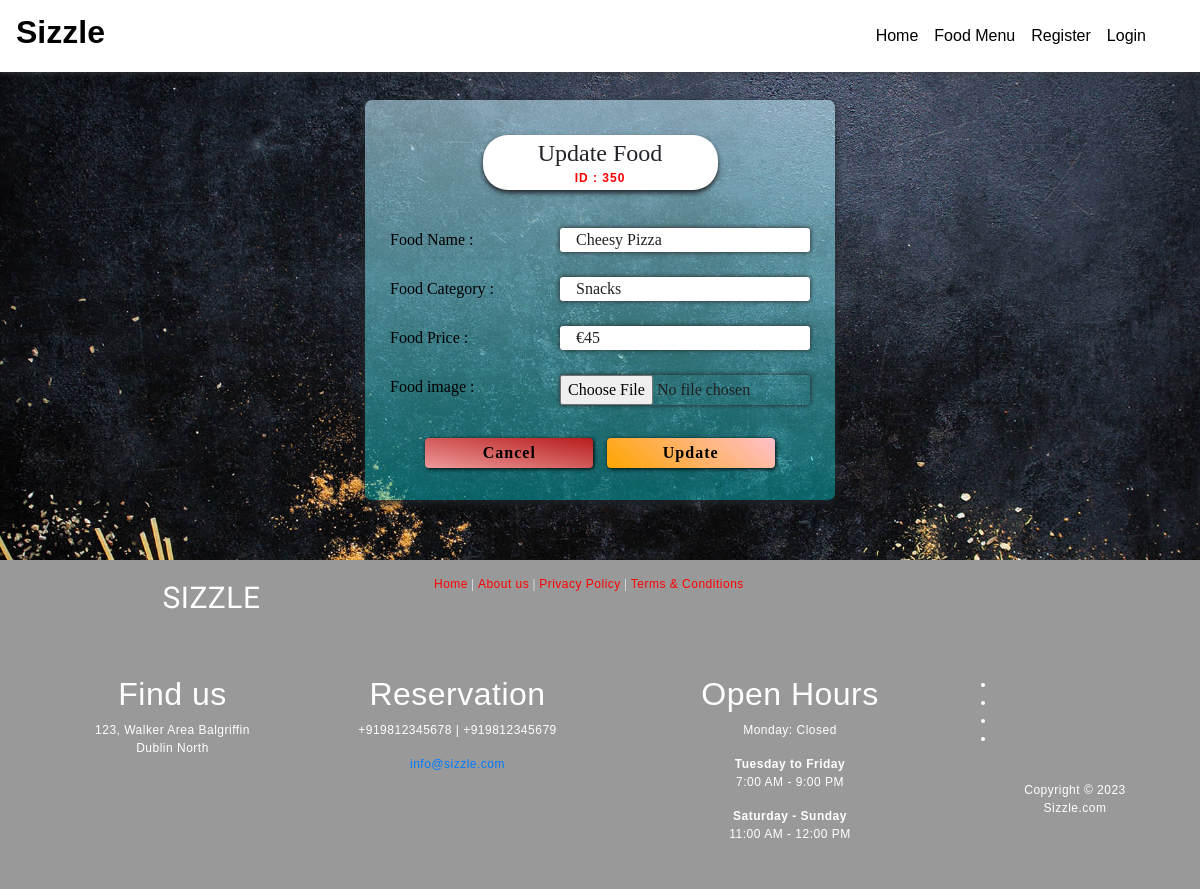
Page /getfood/35 on the committed database.
### Foodapp/models.py (models this page shows)
class Food(models.Model):
    FoodId = models.AutoField(primary_key=True)
    FoodName = models.CharField(max_length=30)
    FoodCat = models.CharField(max_length=30)
    FoodPrice = models.FloatField(max_length=15)
    FoodImage = models.ImageField(upload_to='media', default='')
    class Meta:
        db_table = "FP_Food"

### Foodapp/views.py (the view)
# urls.py: path('getfood/<int:FoodId>', views.getfood),
def getfood(request, FoodId):
    foods = Food.objects.get(FoodId=FoodId)
    return render(request, 'updatefood.html', {'f': foods})

### Templates/Foodapp/updatefood.html (shortened to what this page needs)
<!DOCTYPE html>
<html lang="en" dir="ltr">
  <head>
	{% load static %}
    <link rel="stylesheet" type="text/css" href="{% static 'css/imperial_style.css' %}" />
    <link rel="stylesheet" type="text/css" href="{% static 'css/master.css' %}" />
    <link rel="stylesheet" href="https://use.fontawesome.com/releases/v5.7.2/css/all.css">
    <link rel="stylesheet" href="https://use.fontawesome.com/releases/v5.3.1/css/all.css">
<link rel="stylesheet" href="https://stackpath.bootstrapcdn.com/bootstrap/4.4.1/css/bootstrap.min.css">
  </head>
    <nav class="navbar navbar-expand-lg navbar-light" style="position: fixed;width:100%;background-image: linear-gradient(180deg,#FFF,#FFF);box-shadow: 0px 0px 7px 0px #404040;">
      <a class="navbar-brand" href="/"><h2 style="color:black;font-family:sans-serif;font-weight:bolder;"><b>Sizzle</b></h2></a>
      <div class="collapse navbar-collapse" id="navbarSupportedContent">
        <ul class="navbar-nav" style="margin-left:auto!important;margin-right:30px;">
          <li class="nav-item active">
            <a class="nav-link" id="nav-link" href="home">Home <span class="sr-only">(current)</span></a>
          </li>
          <li class="nav-item active">
            <a class="nav-link" id="nav-link" href=" /allfood">Food Menu <span class="sr-only">(current)</span></a>
          </li>
          {% if request.session.CustId is None and request.session.AdminId is None %}
          <li class="nav-item active">
            <a class="nav-link" id="nav-link" href=" /addcustomer">Register <span class="sr-only">(current)</span></a>
          </li>
          {% endif %}
          {% if request.session.CustId is None and request.session.AdminId is None %}
          <li class="nav-item active">
            <a class="nav-link" id="nav-link" href=" /login">Login <span class="sr-only">(current)</span></a>
          </li>
          {% endif %}
        </ul>
      </div>
    </nav>
      <main>
        <center><div class="middle-admin-reg">
          <center ><legend style="margin-top:25px;box-shadow:0px 3px 5px;width:50%;background:white;border-radius:25px;font-family: 'Courgette', cursive;">Update Food<h5 style="font-size:50%;color:RED;padding-bottom:5px;letter-spacing:1px;"><b>ID : {{f.FoodId}}0</b></h5></legend></center>
          <div class="form-container">
            <form class="myform-container" enctype="multipart/form-data" action="/editfood/{{f.FoodId}}" method="post">{% csrf_token %}
            <span class="entry-box">Food Name : <input type="text" name="FoodName" value="{{f.FoodName}}"></span>
            <span class="entry-box">Food Category : <input type="text" name="FoodCat" value="{{f.FoodCat}}" required></span>
            <span class="entry-box">Food Price : <input type="tel" name="FoodPrice" maxlength="6"  value="{{f.FoodPrice}}" required></span>
            <span class="entry-box">Food image : <input type="file" class="valid" name="FoodImage" style="padding-left:0px" required/></span>
            <center><br/><button type="reset"class="butn" style="margin-top:10px;background-image: linear-gradient(190deg, rgba(183,28,28 ,1), rgba(239,154,154 ,1));" name="button">Cancel</button>
            &nbsp;&nbsp;<button type="submit"class="butn" style="margin-top:10px;"  name="button">Update</button>
              </center>
            </form>
          </div>
        </div></center>
      </main>
    <footer id="footer" data-stellar-background-ratio="0.5" style="background-color:#999999">
        <div class="container">
            <div class="foot-con">
                <div class="fo-cont-1">
                    SIZZLE
                </div>
                <div class="fo-cont-2">
                    <a class="ext-link" href="#">Home</a> |
                    <a class="ext-link" href="#">About us</a> |
                    <a class="ext-link" href="#">Privacy Policy</a> |
                    <a class="ext-link" href="#">Terms & Conditions</a>
                </div>
            </div>
            <div class="row">
                <div class="col-md-3 col-sm-8">
                    <div class="footer-info">
                        <div class="section-title">
                            <h2 class="wow fadeInUp" data-wow-delay="0.2s">Find us</h2>
                        </div>
                        <address class="wow fadeInUp" data-wow-delay="0.4s">
                            <p>123, Walker Area Balgriffin<br>Dublin North</p>
                        </address>
                    </div>
                </div>
                <div class="col-md-3 col-sm-8">
                    <div class="footer-info">
                        <div class="section-title">
                            <h2 class="wow fadeInUp" data-wow-delay="0.2s">Reservation</h2>
                        </div>
                        <address class="wow fadeInUp" data-wow-delay="0.4s">
                            <p>+919812345678 | +919812345679</p>
                            <p><a href="mailto:cmdzinc@gmail.com">info@sizzle.com</a></p>
                        </address>
                    </div>
                </div>
                <div class="col-md-4 col-sm-8">
                    <div class="footer-info footer-open-hour">
                        <div class="section-title">
                            <h2 class="wow fadeInUp" data-wow-delay="0.2s">Open Hours</h2>
                        </div>
                        <div class="wow fadeInUp" data-wow-delay="0.4s">
                            <p>Monday: Closed</p>
                            <div>
                                <strong>Tuesday to Friday</strong>
                                <p>7:00 AM - 9:00 PM</p>
                            </div>
                            <div>
                                <strong>Saturday - Sunday</strong>
                                <p>11:00 AM - 12:00 PM</p>
                            </div>
                        </div>
                    </div>
                </div>
                <div class="col-md-2 col-sm-4">
                    <ul class="wow fadeInUp social-icon" data-wow-delay="0.4s">
                        <li><a href="#" class="fa fa-facebook-square" attr="facebook icon"></a></li>
                        <li><a href="#" class="fa fa-twitter"></a></li>
                        <li><a href="#" class="fa fa-instagram"></a></li>
                        <li><a href="#" class="fa fa-google"></a></li>
                    </ul>
                    <div class="wow fadeInUp copyright-text" data-wow-delay="0.8s">
                        <p><br>Copyright &copy; 2023 <br>Sizzle.com
                    </div>
                </div>
            </div>
        </div>
    </footer>
  </body>
</html>

### Foodapp/static/css/imperial_style.css (style rules this page uses)
* { margin: 0; padding: 0; font-family: sans-serif; box-sizing: border-box; text-decoration: none; }
a { color: red; }
#nav-link { font-family: sans-serif; font-weight: 400; color:black; }
footer { margin-top: 10px; padding-top: 15px; padding-bottom: 30px; background-color: #232323; color: white; font-family: sans-serif; font-size:12px; font-weight: normal; letter-spacing: 0.5px; text-align: center; flex-shrink: 0; }
.foot-con { width: 100%; height: 100px; overflow: hidden; }
.fo-cont-1 { width:30%; float: left; text-align: center; font-size: 30px; font-weight: normal; color: ; font-family: 'Bevan', cursive; overflow: hidden; }
.fo-cont-2 { width:38%; float: left; font-size: 12px; text-align: center; font-weight: normal; color: ; font-family: 'Ultra', serif; overflow: hidden; }

### Foodapp/static/css/master.css (style rules this page uses)
* { margin: 0; padding: 0; font-family: sans-serif; box-sizing: border-box; text-decoration: none; }
.middle-admin-reg { margin-top: 50px; margin-bottom: 50px; border-radius: 7px; background-image: linear-gradient(180deg, #c0ecfd91, #07f8ff5c); width: 470px; height: 400px; overflow: hidden; position: ; box-shadow:0px 3px 10px; padding-top: 10px; }
.form-container { padding-top: 10px; padding-bottom: 10px; align-items: center; padding-left: 25px; padding-right: 25px; border-radius: 5px; }
.entry-box { color: black; display: block; padding: 5px 0 5px 0; margin-top: 15px; font-family: sans-serif; font-family: 'Sriracha', cursive; text-align: left; }
.entry-box input { float: right; width: 250px; outline: none; color: rgba(33,33,33 ,1); border: none; border-radius: 3px; box-shadow: 0.1px 0.1px 5px; padding: 0 16px 0 16px; }
.butn { margin-top: 25px; border: none;outline: none; font-family: sans-serif; font-weight: bold; width: 40%; font-size: 100%; height: 30px; background-image: linear-gradient(40deg,orange, pink);; padding-left: 10px; padding-right: 10px; border-radius: 4px; box-shadow: 1px 1px 4px; letter-spacing: 1px; font-family: 'Sriracha', cursive; }
main { margin-top: 50px; flex: 1 0 auto; }
footer { margin-top: 10px; padding-top: 15px; padding-bottom: 30px; background-color: #232323; color: white; font-family: sans-serif; font-size:12px; font-weight: normal; letter-spacing: 0.5px; text-align: center; flex-shrink: 0; }
.ext-link { color: red; }
.foot-con { width: 100%; height: 100px; overflow: hidden; }
.fo-cont-1 { width:30%; float: left; text-align: center; font-size: 30px; font-weight: normal; color: ; font-family: 'Bevan', cursive; overflow: hidden; }
.fo-cont-2 { width:38%; float: left; font-size: 12px; text-align: center; font-weight: normal; color: ; font-family: 'Ultra', serif; overflow: hidden; }

### rows in the picture
Food: FoodId "35", FoodName "Cheesy Pizza", FoodCat "Snacks", FoodPrice "€45"
